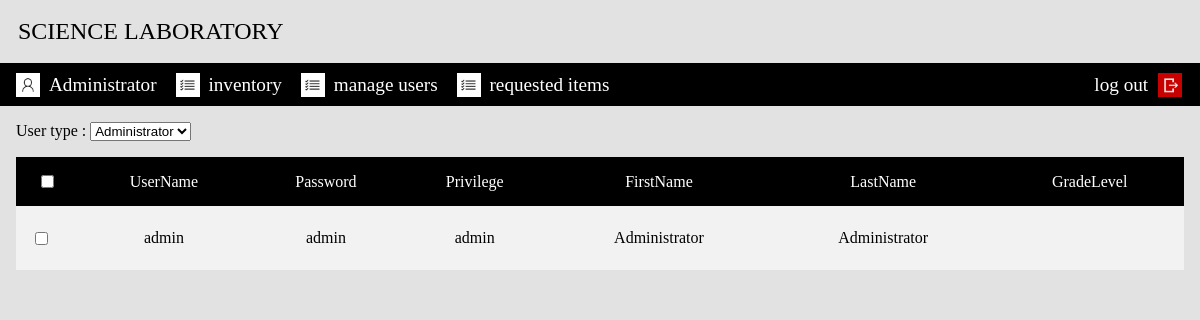
/UserAccessControl.php (signed in), run on the app's committed database.
### tables this page shows
CREATE TABLE `users` (
  `UserName` varchar(30) NOT NULL,
  `Password` varchar(30) DEFAULT NULL,
  `Privilege` enum('admin','user') NOT NULL DEFAULT 'user',
  `FirstName` varchar(30) DEFAULT NULL,
  `LastName` varchar(30) DEFAULT NULL,
  `GradeLevel` varchar(30) DEFAULT NULL,
  PRIMARY KEY (`UserName`)
);

### UserAccessControl.php (the view, shortened to what this page needs)
<?php
  include("Connection.php");
  include("NavBar.php");
?>
<!doctype html>
<html>
<head>
  <link rel="stylesheet" href="styles.css">
</head>
<body>
<div class="logo"><a href="#home">SCIENCE LABORATORY</a></div>
<?php DisplayNavBar();
?>
<p class="NavBarSpacer">
<div class="TableContainer">
<form action="" class="forming" method="post" style="margin:1em;margin-bottom:0;">
  <a>User type : </a>
  <select name="SelectTable" class="inputbox" onChange="this.form.submit()">
    <?php
      if($_SESSION["InitialUserTypeValue"]=="admin"){ echo '
        <option value="admin" selected>Administrator</option>
        <option value="user">User</option>';
      }
      else{ echo '
        <option value="admin">Administrator</option>
        <option value="user" selected>User</option>';
      }
    ?>
  </select>
</form>
<div class="TableContainer" style="margin:1em;">
  <table id="users" class="newTable">
  <tr>
  <th>
    <input onClick="CheckBoxAll(this)" type="checkbox">
  </th>
<?php
  $tableitems = mysqli_query($Users, "SELECT * FROM users WHERE `Privilege` = '".$_SESSION['InitialUserTypeValue']."'");
  $all_property = array();
  while ($property = mysqli_fetch_field($tableitems)) {
    echo '<th onclick="sortTable(0)" style="padding-top: 0;padding-bottom: 0;">'. $property->name . '</th>';
    array_push($all_property, $property->name);
  }
  while ($row = mysqli_fetch_array($tableitems)) {
  echo '<tr><td style="padding: .75em .75em .75em 0;"><input type="checkbox" name="item"></td>';
  foreach ($all_property as $item){?>
  <td>
    <a class="button-useraccess" href="?id1=<?php echo ($row[0]);?>#popup1">
      <?php echo $row[$item];?>
    </a>
    <div id="popup1" class="overlay">
      <div class="popup"><br>
  <?php
  }
}
?>
  </div>
  </div>
  </td>
  </tr>
</body>
</html>

### NavBar.php (shortened to what this page needs)
<?php
function DisplayNavBar() {
  $UserName = $_SESSION["FirstName"];
?>
  <nav id="myHeader">
    <ul>
      <li>
        <a>
          <img src="../img\user-icon.png"style="margin-left:0;padding-left:.35em;" class="navicons"><?php echo $UserName; ?></a>
      </li>
      <?php
        if($_SESSION['Privilege'] == "admin"){
          echo '
          <li>
            <a href="InventoryAdministrator.php">
              <img src="../img\inventory-icon.png" class="navicons">inventory</a>
          </li>
          <li>
            <a href="UserAccessControl.php">
              <img src="../img\inventory-icon.png" class="navicons">manage users</a>
          </li>
          <li>
          <a href="RequestedItems.php">
            <img src="../img\inventory-icon.png" class="navicons">requested items</a>
          </li>';
        }
      ?>
      <li style="float: right;">
        <a href="index.php">
          log out<img src="../img\signout-icon.png" style="margin-left:.5em;" class="navicons"></a>
      </li>
    </ul>
</nav>
<?php
}
?>

### styles.css (style rules this page uses)
* { margin: 0; padding: 0; }
.overlay { position: fixed; top: 0; bottom: 0; left: 0; right: 0; background: rgba(0, 0, 0, 0.8); visibility: hidden; opacity: 0; z-index: 100; }
.popup { top: 25%; margin: 0 auto; padding: 1em; background: rgb(235, 235, 235); width: 50%; height: 15em; position: relative; }
body { font-family: 'Segoe UI Light'; background-color: #e2e2e2; }
.logo { overflow: hidden; text-align: left; margin: .75em; font-family: 'Segoe UI Semibold'; font-size: 1.5em; }
.logo a { float: left; display: block; color: black; text-decoration: none; }
input[type='checkbox'] { margin: .75em 0; }
nav { width: 100%; color: white; }
nav ul { font-size: 1.2em; list-style-type: none; overflow: hidden; background-color: black; }
nav ul li { float: left; list-style: none; }
nav ul li a { color: white; display: flex; align-items: center; padding: .5em; text-decoration: none; }
.navicons { margin-right: .45em; width: 1.25em; height: 1.25em; }
.newTable { border-collapse: collapse; text-align: center; width: 100%; }
.newTable tr:nth-child(even) { background-color: #f2f2f2; }
.newTable th { padding: .5em 0; background-color: rgb(0, 0, 0); color: #ffffff; font-weight: normal; }
.newTable td { height: 2.5em; }
.button-useraccess { color: black; text-decoration: none; }

### data on the page
users: UserName "admin", Password "admin", Privilege "admin", FirstName "Administrator", LastName "Administrator"

### other printed values
$UserName "Administrator"
$property->name "UserName"
$property->name "Password"
$property->name "Privilege"
$property->name "FirstName"
$property->name "LastName"
$property->name "GradeLevel"
